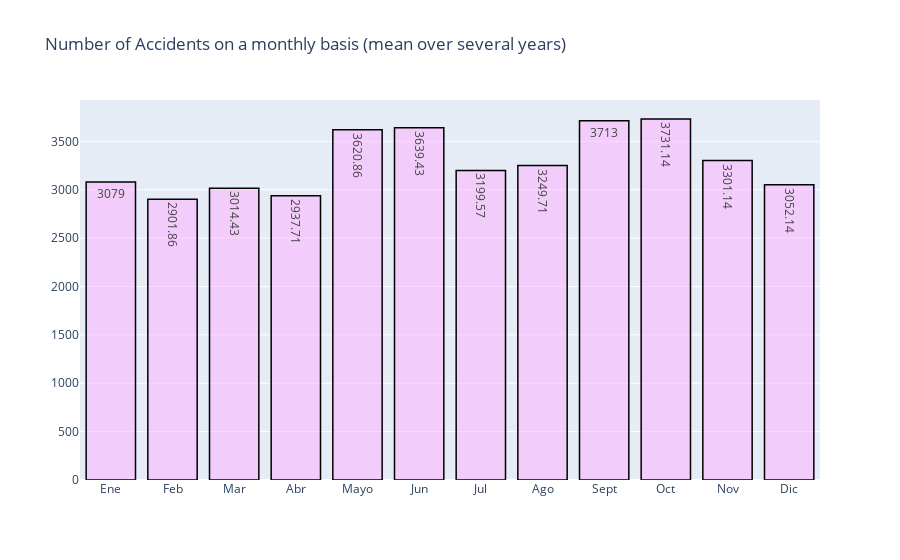

Notebook source saved alongside this figure:
### Markdown cell above
## IV.2 Gráfica: visualización

### Code cell
# import graph objects as "go"
import plotly.graph_objs as go

# create trace1 
trace1 = go.Bar(x = acc_mes['MONTH'],
               y = acc_mes['Nº ACC'],
               name = 'accidents',
               marker = dict(color = 'rgba(255, 174, 255, 0.5)',
                            line = dict(color='rgb(0,0,0)', width = 1.5)),
               text = acc_mes['Nº ACC'])

data = [trace1]

layout = go.Layout(barmode = "group", title = "Number of Accidents on a monthly basis (mean over several years)")

fig = go.Figure(data = data, layout = layout)

iplot(fig)

### Figure 1 — Plotly figure (JSON) as saved in the notebook; plotly's stock layout.template omitted (floating-point values rounded to 4 significant figures)
{"data": [{"marker": {"color": "rgba(255, 174, 255, 0.5)", "line": {"color": "rgb(0,0,0)", "width": 1.5}}, "name": "accidents", "text": [3079, 2902.0, 3014.0, 2938.0, 3621.0, 3639.0, 3200.0, 3250.0, 3713, 3731.0, 3301.0, 3052.0], "type": "bar", "x": ["Ene", "Feb", "Mar", "Abr", "Mayo", "Jun", "Jul", "Ago", "Sept", "Oct", "Nov", "Dic"], "y": [3079, 2902.0, 3014.0, 2938.0, 3621.0, 3639.0, 3200.0, 3250.0, 3713, 3731.0, 3301.0, 3052.0]}], "layout": {"barmode": "group", "title": {"text": "Number of Accidents on a monthly basis (mean over several years)"}}}
